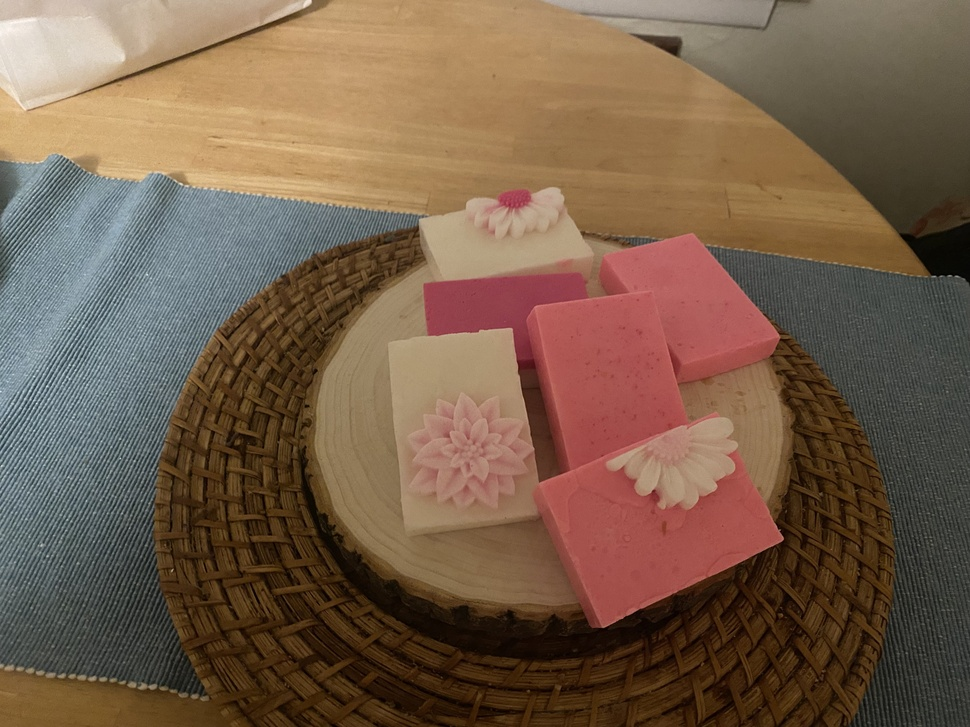
#> input picture candle_test.jpeg, 970 x 727 px, shrunk from 4032 x 3024 before the run
$ python optimize_images.py
#> lines starting #> are read from the running program, lines starting #| are printed output that depends on the picture
from PIL import Image
import os

def optimize_image(input_path, output_path=None, quality=85):
#> called with input_path = 'candle_test.jpeg', quality = 85
    if output_path is None:
        output_path = input_path

    try:
        # Open the image
        img = Image.open(input_path)
#> img is the input picture: PIL image 970x727 RGB; mean R, G, B 118.6, 94.9, 74.8

        # Convert to RGB if necessary
        if img.mode in ('RGBA', 'LA') or (img.mode == 'P' and 'transparency' in img.info):
            img = img.convert('RGB')

        # Save with optimization
        img.save(output_path, 'JPEG', quality=quality, optimize=True)
        print(f"Optimized {input_path} -> {output_path}")

    except Exception as e:
        print(f"Error processing {input_path}: {str(e)}")

# Optimize main images
optimize_image('candle_test.jpeg')
optimize_image('LuizM.jpeg')
#> call 2 of optimize_image, with input_path = 'LuizM.jpeg', quality = 85
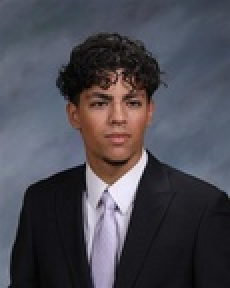
#> input picture LuizM.jpeg, 115 x 144 px, shrunk from 480 x 600 before the run (shown 2 times larger)
#> in optimize_image, img is the input picture: PIL image 115x144 RGB; mean R, G, B 75, 73.7, 82.1
optimize_image('weatherApp.png')
#> call 3 of optimize_image, with input_path = 'weatherApp.png', quality = 85
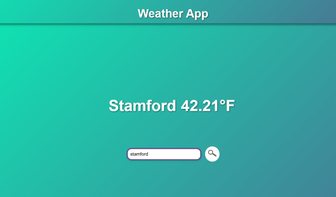
#> input picture weatherApp.png, 336 x 197 px, shrunk from 1395 x 818 before the run
#> in optimize_image, img is the input picture: PIL image 336x197 RGB; mean R, G, B 46.4, 178.2, 165.8
optimize_image('projects/ArticleLuizM.png')
#> call 4 of optimize_image, with input_path = 'projects/ArticleLuizM.png', quality = 85
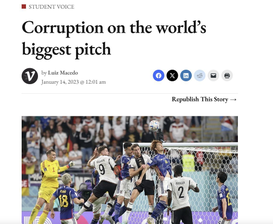
#> input picture projects/ArticleLuizM.png, 273 x 224 px, shrunk from 1135 x 931 before the run
#> in optimize_image, img is the input picture: PIL image 273x224 RGB; mean R, G, B 199.7, 198.3, 198.3

# Optimize images in projects directory
for root, dirs, files in os.walk('projects'):
    for file in files:
        if file.lower().endswith(('.png', '.jpg', '.jpeg')):
            file_path = os.path.join(root, file)
            optimize_image(file_path)
#> in optimize_image (call 5), `img = Image.open(input_path)`:
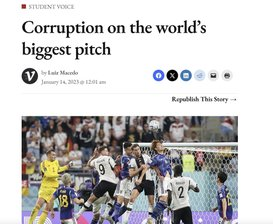
#> img: PIL image 273x224 RGB; mean R, G, B 199.4, 198, 197.9
